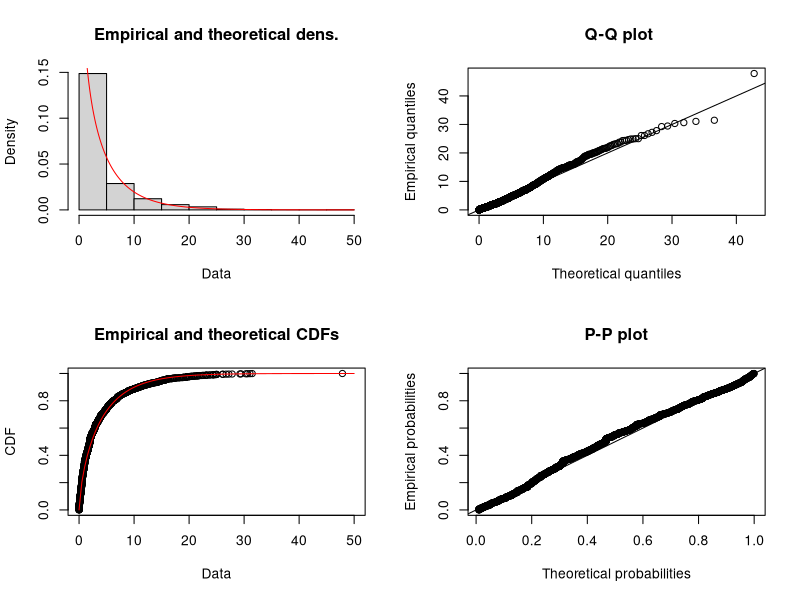
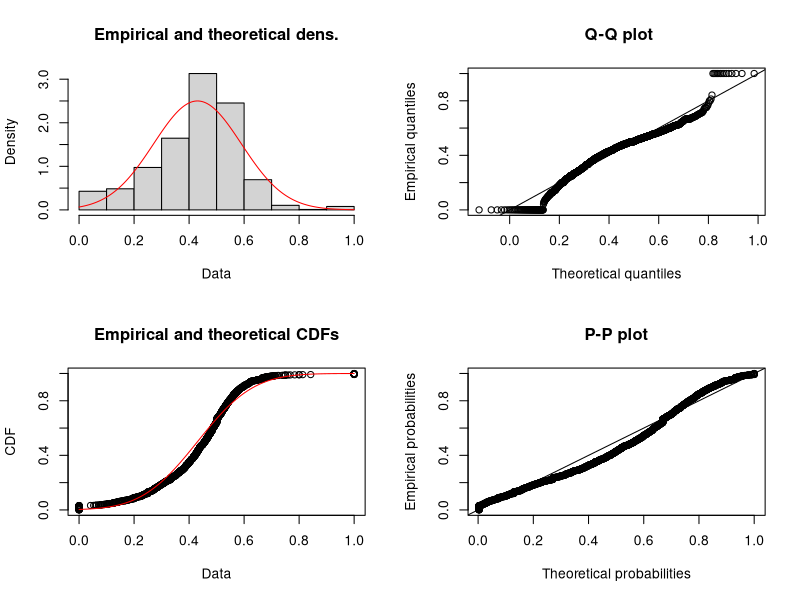
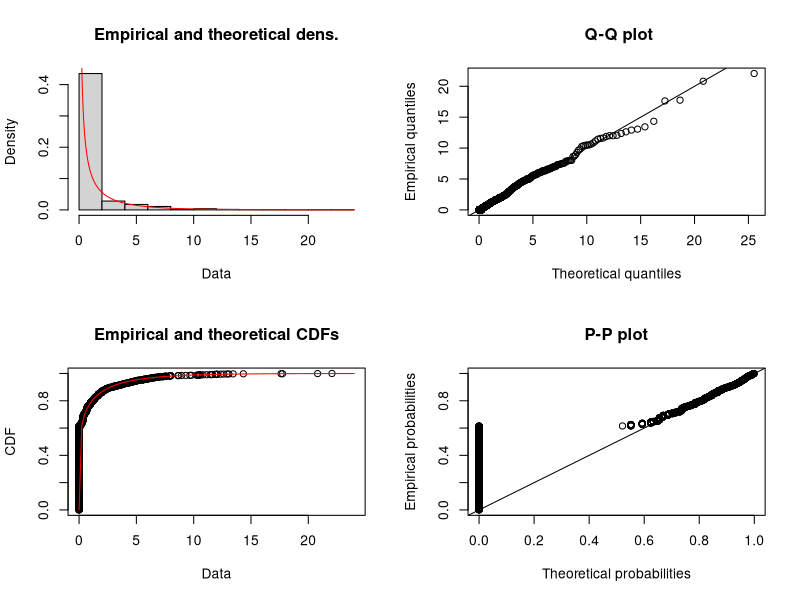
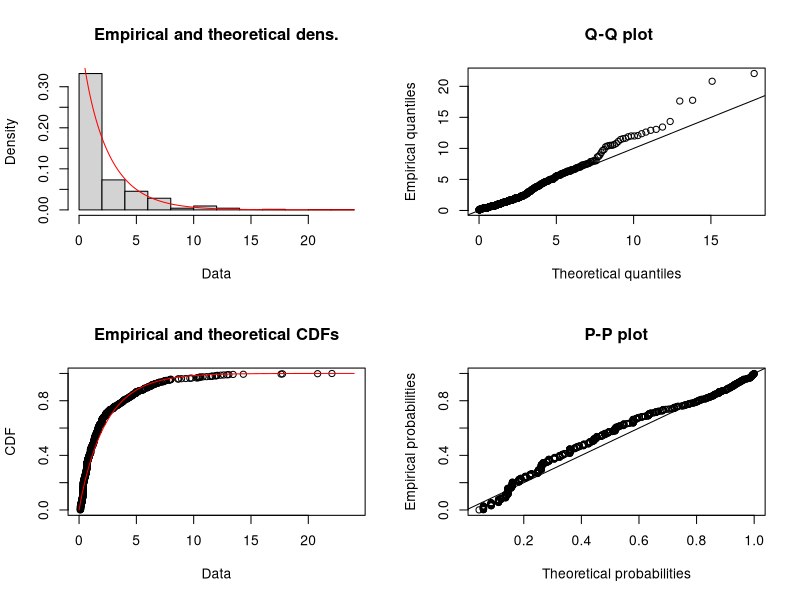
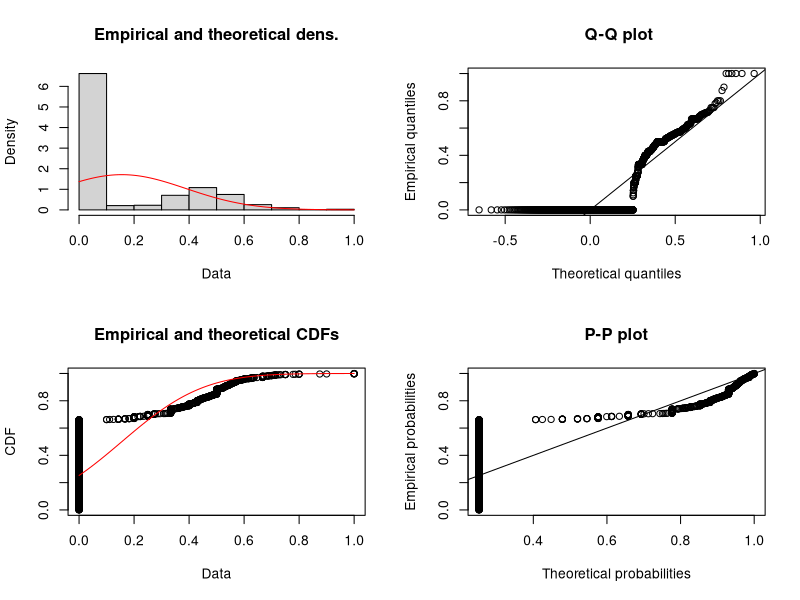
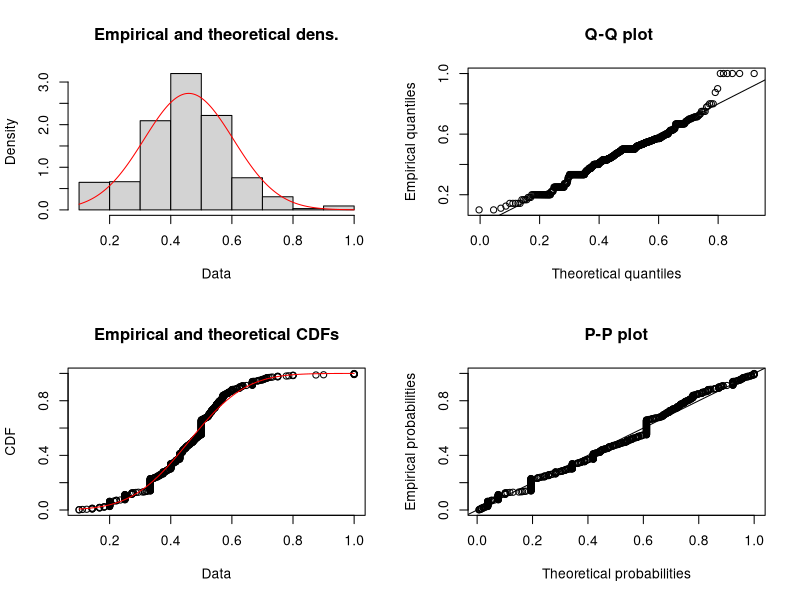
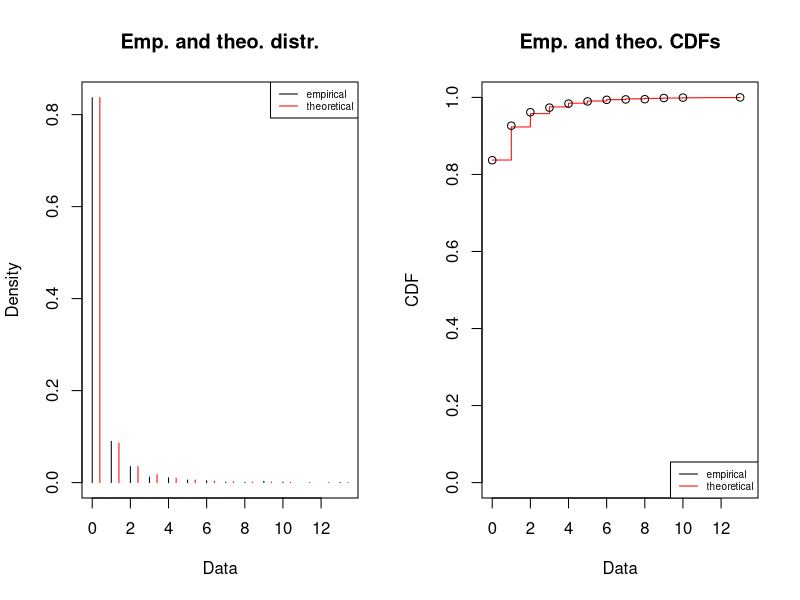
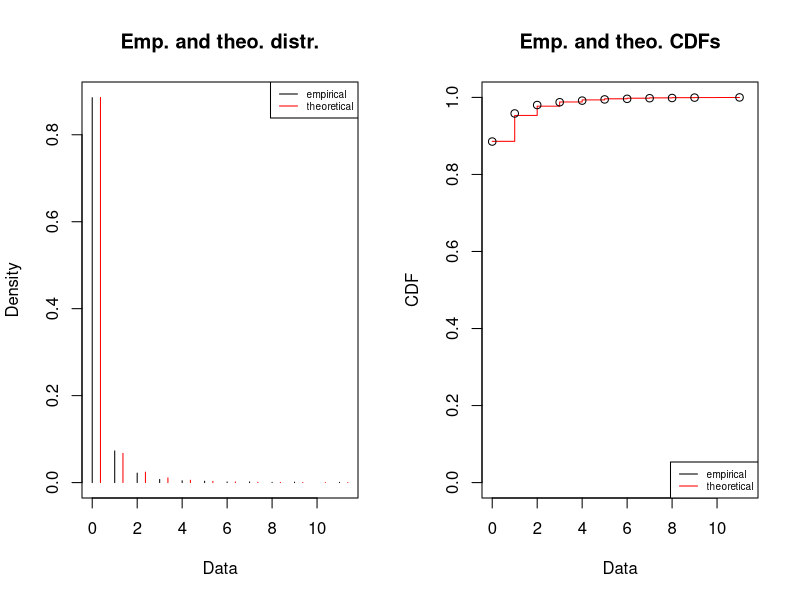

Generate these figures, in order, with R:
## ---- chunk 1
df <- read.csv('data/all_coaches.csv')
data_dict <- list(
              N='Name',
              GR='Games Relative',
              WP='Win Loss Percentage',
              PGR='Playoff Games Relative',
              PWP='Playoff Win Percentage',
              CC='Conference Championships',
              C='Championships',
              HOF='Hall of Fame',
              S='Sport')
names(df) <- names(data_dict)
head(df)
## ---- chunk 2
set.seed(7)
train_frac <- 4/5
df_HOF_1 <- df[df$HOF==1,]
df_HOF_0 <- df[df$HOF==0,]
HOF_1_train <- sample(1:nrow(df_HOF_1),floor(nrow(df_HOF_1)*train_frac))
HOF_0_train <- sample(1:nrow(df_HOF_0),floor(nrow(df_HOF_0)*train_frac))
df_train <- rbind(df_HOF_1[HOF_1_train,],df_HOF_0[HOF_0_train,])
df_test <- rbind(df_HOF_1[-HOF_1_train,],df_HOF_0[-HOF_0_train,])
l1 <- sprintf('Train Fractio:n %.2f',train_frac)
l2 <- sprintf('Hall of Fame Coaches: %d. (Train %d , Test %d)',
        nrow(df_HOF_1),length(HOF_1_train),nrow(df_HOF_1)-length(HOF_1_train))
l3 <- sprintf('Non Hall of Fame Coaches: %d. (Train %d , Test %d)',
        nrow(df_HOF_0),length(HOF_0_train),nrow(df_HOF_0)-length(HOF_0_train))
l4 <- sprintf('Overall: (Train %d , Test %d)',nrow(df_train),nrow(df_test))
cat(sprintf('%s\n%s\n%s\n%s\n',l1,l2,l3,l4))
## ---- chunk 3
model_1 <- glm(HOF ~ GR + WP + PGR + PWP + CC + C + S,
               data=df_train,
               family="binomial")
summary(model_1)
df_test$yHat_1 <- predict(model_1, newdata=df_test, type="response")
## ---- chunk 4
library(lme4)
model_2 <- lmer(HOF ~ GR + WP + PGR + PWP + CC + C + (1|S),
                data = df_train)
summary(model_2)
df_test$yHat_2 <- predict(model_2,df_test, type="response")
## ---- chunk 5
library(fitdistrplus)
fit_gr <- fitdist(df$GR,'gamma')
plot(fit_gr)
summary(fit_gr)
# --> GR ~ Gamma( .676 , .170 )
## ---- chunk 6
fit_wp <- fitdist(df$WP,'norm')
plot(fit_wp)
summary(fit_wp)
# --> WP ~ N( .430 , .160 )
## ---- chunk 7
# include coaches with 0 playoff games
fit_pgr <- fitdist(df$PGR,'gamma','mme')
plot(fit_pgr)
summary(fit_pgr)
# ony coaches with > 0 playoff games
df_pgr_gt0 <- df[df$PGR>0,]
fit_pgr_gt0 <- fitdist(df_pgr_gt0$PGR,'gamma')
plot(fit_pgr_gt0)
summary(fit_pgr_gt0)
# --> PGR ~ Gamma( .940 , .401 )
## ---- chunk 8
# include coaches with 0% playoff win-loss-percentage
fit_pwp <- fitdist(df$PWP,'norm')
plot(fit_pwp)
summary(fit_pwp)
# only coaches with > 0% playoff win-loss percentage
df_pwp_gt0 <- df[df$PWP>0,]
fit_pwp_gt0 <- fitdist(df_pwp_gt0$PWP,'norm')
plot(fit_pwp_gt0)
summary(fit_pwp_gt0)
# --> PWP ~ N( .459 , .146 )
## ---- chunk 9
fit_cc <- fitdist(df$CC,'nbinom')
plot(fit_cc)
summary(fit_cc)
# --> CC ~ Neg-Binomial( .145 , .347 )
## ---- chunk 10
fit_c <- fitdist(df$C,'nbinom')
plot(fit_c)
summary(fit_c)
# --> C ~ Neg-Binomial( .119 , 210 )
## ---- chunk 11
library(blme)
# Approximate fits by MLE estimation (as shown above)
# --> GR  ~ Gamma( .676 , .170 )
# --> WP  ~ N( .430 , .160 )
# --> PGR ~ Gamma( .940 , .401 )
# --> PWP ~ N( .459 , .146 )
# --> CC  ~ Neg-Binomial( .145 , .347 )
# --> C   ~ Neg-Binomial( .119 , 210 )
model_3 <- blmer(HOF ~ GR + WP + PGR + PWP + CC + C + (1|S),
                 data = df_train,
                 resid.prior = gamma,
                 fixef.prior = normal,
                 cov.prior = invwishart)
summary(model_3)
df_test$yHat_3 <- predict(model_3, newdata=df_test, type="response")
## ---- chunk 12
model_metrics <- function(df_test,yHat_col,model_name){
  yHat_b_col <- paste0(yHat_col,'b')
  df_test[,yHat_b_col] <-(df_test[[yHat_col]] >= .5)
  yHat_b <- df_test[[yHat_b_col]]
  hof <- df_test$HOF
  tp <- sum((yHat_b==1 & hof==1))
  fp <- sum((yHat_b==1 & hof==0))
  fn <- sum((yHat_b==0 & hof==1))
  tn <- sum((yHat_b==0 & hof==0))
  accuracy <- (tp+tn)/(tp+tn+fp+fn)
  precision <- tp/(tp+fp)
  recall <- tp/(tp+fn)
  cat(sprintf('%s\n\tAccuracy: %.3f\n\tPrecision: %.3f\n\tRecall: %.3f\n',
              model_name,accuracy,precision,recall))
  return (df_test)}
## ---- chunk 13
df_test <- model_metrics(df_test,'yHat_1','Standard Logistic Regression')
df_test <- model_metrics(df_test,'yHat_2','Logistic Mixed Model')
df_test <- model_metrics(df_test,'yHat_3','Bayesian Mixed Model')
df_test[df_test$HOF==1 & df_test$yHat_3b==F,]
